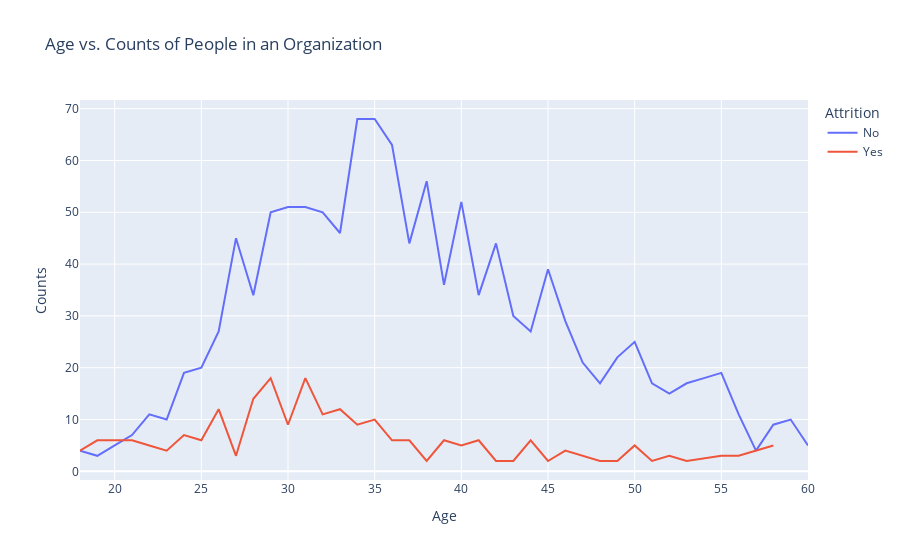

Here is the notebook cell this chart was saved with:
### Code cell
age_att=data.groupby(['Age','Attrition']).apply(lambda x:x['DailyRate'].count()).reset_index(name='Counts')
px.line(age_att,x='Age',y='Counts',color='Attrition',title='Age vs. Counts of People in an Organization')

### Figure 1 — Plotly figure (JSON) as saved in the notebook; plotly's stock layout.template omitted (floating-point values rounded to 4 significant figures)
{"data": [{"hovertemplate": "Attrition=No<br>Age=%{x}<br>Counts=%{y}<extra></extra>", "legendgroup": "No", "line": {"color": "#636efa", "dash": "solid"}, "marker": {"symbol": "circle"}, "mode": "lines", "name": "No", "orientation": "v", "showlegend": true, "type": "scatter", "x": [18, 19, 20, 21, 22, 23, 24, 25, 26, 27, 28, 29, 30, 31, 32, 33, 34, 35, 36, 37, 38, 39, 40, 41, 42, 43, 44, 45, 46, 47, 48, 49, 50, 51, 52, 53, 54, 55, 56, 57, 58, 59, 60], "xaxis": "x", "y": [4, 3, 5, 7, 11, 10, 19, 20, 27, 45, 34, 50, 51, 51, 50, 46, 68, 68, 63, 44, 56, 36, 52, 34, 44, 30, 27, 39, 29, 21, 17, 22, 25, 17, 15, 17, 18, 19, 11, 4, 9, 10, 5], "yaxis": "y"}, {"hovertemplate": "Attrition=Yes<br>Age=%{x}<br>Counts=%{y}<extra></extra>", "legendgroup": "Yes", "line": {"color": "#EF553B", "dash": "solid"}, "marker": {"symbol": "circle"}, "mode": "lines", "name": "Yes", "orientation": "v", "showlegend": true, "type": "scatter", "x": [18, 19, 20, 21, 22, 23, 24, 25, 26, 27, 28, 29, 30, 31, 32, 33, 34, 35, 36, 37, 38, 39, 40, 41, 42, 43, 44, 45, 46, 47, 48, 49, 50, 51, 52, 53, 55, 56, 58], "xaxis": "x", "y": [4, 6, 6, 6, 5, 4, 7, 6, 12, 3, 14, 18, 9, 18, 11, 12, 9, 10, 6, 6, 2, 6, 5, 6, 2, 2, 6, 2, 4, 3, 2, 2, 5, 2, 3, 2, 3, 3, 5], "yaxis": "y"}], "layout": {"legend": {"title": {"text": "Attrition"}, "tracegroupgap": 0}, "title": {"text": "Age vs. Counts of People in an Organization"}, "xaxis": {"anchor": "y", "domain": [0, 1], "title": {"text": "Age"}}, "yaxis": {"anchor": "x", "domain": [0, 1], "title": {"text": "Counts"}}}}
